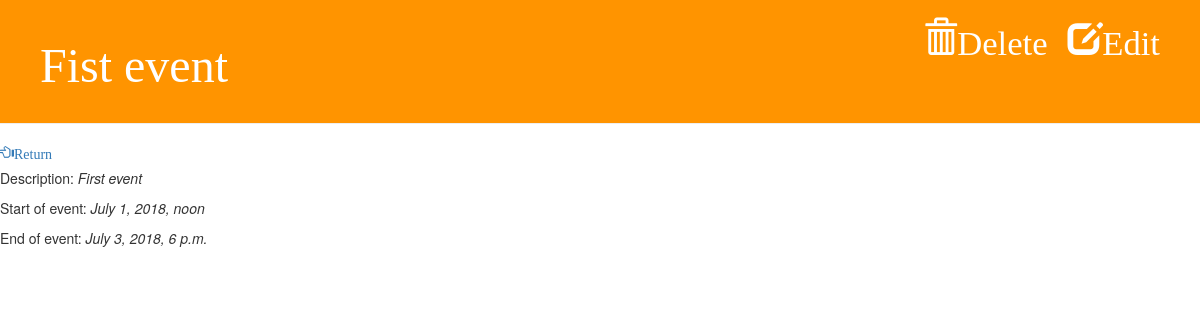
The app's page /events/1/ with its own data.
### news/models.py (models this page shows, shortened)
class Base(models.Model):
    title = models.CharField(max_length=100)
    class Meta:
        abstract = True

class BaseNews(Base):
    description = models.CharField(max_length=200)
    image = models.ImageField(upload_to='Django_news/news/media/photos',
                              blank=True, null=True)

class Event(BaseNews):
    start_date = models.DateTimeField(blank=False, null=False)
    end_date = models.DateTimeField(blank=False, null=False)

### news/views.py (the view)
# urls.py: url(r'^events/(?P<pk>[0-9]+)/$', EventDetail.as_view(), name='detailEvent'),
class EventDetail(DetailView):
    model = Event
    template_name = 'news/event_detail.html'

### news/templates/news/event_detail.html (shortened to what this page needs)
{% load staticfiles %}
<html>
<head>
    <link rel="stylesheet" href="//maxcdn.bootstrapcdn.com/bootstrap/3.2.0/css/bootstrap.min.css">
    <link rel="stylesheet" href="//maxcdn.bootstrapcdn.com/bootstrap/3.2.0/css/bootstrap-theme.min.css">
    <link rel="stylesheet" href="{% static 'css/news.css' %}">
</head>
<body>
<div class="page-header">
    <a href="{% url 'editEvent' event.id %}" class="top-menu"><span class="glyphicon glyphicon-edit">Edit</span></a>
    <a href="{% url 'deleteEvent' event.id %}" class="top-menu"><span
            class="glyphicon glyphicon-trash">Delete</span></a>
    <h1>{{ event.title }}</h1>
</div>
<div>
    <p>
        <a href="{% url 'events' %}"><span class="glyphicon glyphicon-hand-left">Return</span></a>
    </p>
</div>
<p>Description: <i>{{ event.description }}</i></p>
<p>Start of event: <i>{{ event.start_date }}</i></p>
<p>End of event: <i>{{ event.end_date }}</i></p>
</body>
</html>

### news/static/css/news.css (style rules this page uses)
.page-header { background-color: #ff9400; margin-top: 0; padding: 20px 20px 20px 40px; }
.page-header h1, .page-header h1 a, .page-header h1 a:visited, .page-header h1 a:active { color: #ffffff; font-size: 36pt; text-decoration: none; }
h1, h2, h3, h4 { font-family: 'Lobster', cursive; }
.top-menu, .top-menu:hover, .top-menu:visited { color: #ffffff; float: right; font-size: 26pt; margin-right: 20px; }

### records on screen
BaseNews: title "Fist event", description "First event"
Event: start_date "July 1, 2018, noon", end_date "July 3, 2018, 6 p.m."
